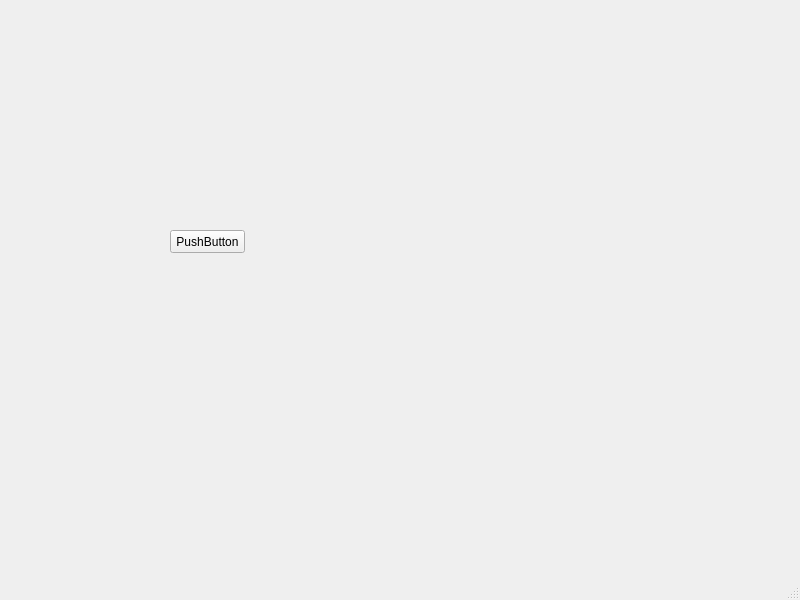
<?xml version="1.0" encoding="UTF-8"?>
<ui version="4.0">
 <class>MainWindow</class>
 <widget class="QMainWindow" name="MainWindow">
  <property name="geometry">
   <rect>
    <x>0</x>
    <y>0</y>
    <width>800</width>
    <height>600</height>
   </rect>
  </property>
  <property name="windowTitle">
   <string>MainWindow</string>
  </property>
  <widget class="QWidget" name="centralwidget">
   <widget class="QPushButton" name="!pushButton">
    <property name="geometry">
     <rect>
      <x>170</x>
      <y>230</y>
      <width>75</width>
      <height>23</height>
     </rect>
    </property>
    <property name="text">
     <string>PushButton</string>
    </property>
   </widget>
  </widget>
  <widget class="QMenuBar" name="menubar">
   <property name="geometry">
    <rect>
     <x>0</x>
     <y>0</y>
     <width>800</width>
     <height>21</height>
    </rect>
   </property>
  </widget>
  <widget class="QStatusBar" name="statusbar"/>
 </widget>
 <resources/>
 <connections/>
</ui>
